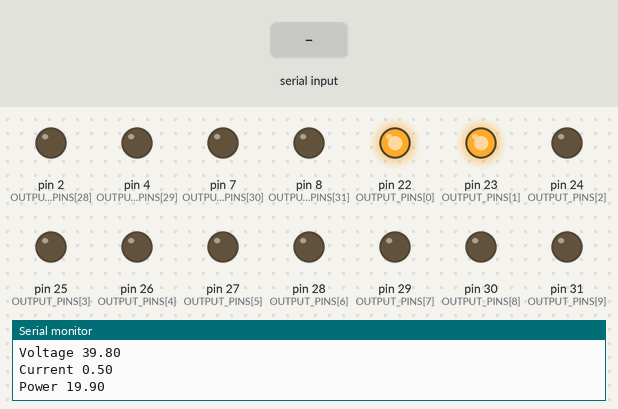
A sketch run on a simulated Arduino Mega 2560, built with avr-gcc and run on an emulated ATmega2560. Parts: output pins drawn as LEDs (lit = HIGH), the last lines printed to the serial monitor. Inputs (shaded band) come from the test bench.

Above: at 1.2 s.
1.3 s: "90,45\n" received over Serial
At 5.7 s:
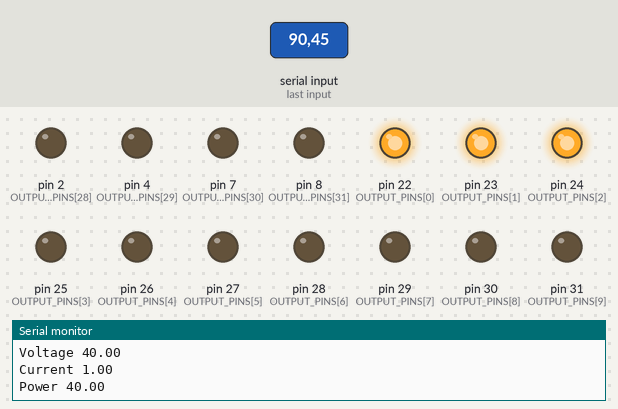
At 10.8 s:
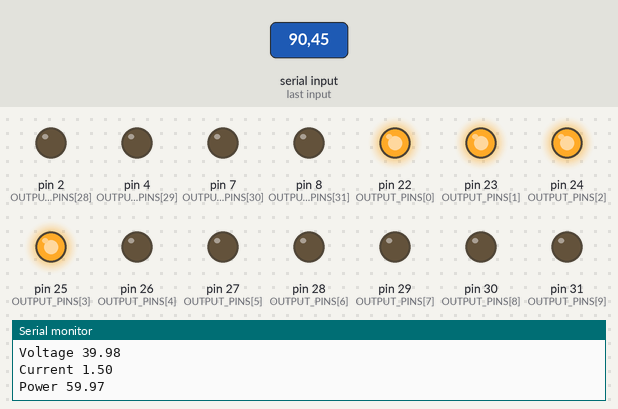
Timing chart, 0 to 27.5 s (numbered marks = the images above; inputs shaded):
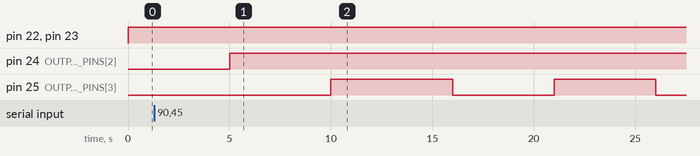

Measured:
- after the input at 1.3 s, pin 26 (OUTPUT_PINS[4]): stays LOW (without the input it goes to HIGH after 13.7 s); pin 27 (OUTPUT_PINS[5]): stays LOW (without the input it goes to HIGH after 18.7 s); pin 28 (OUTPUT_PINS[6]): stays LOW (without the input it goes to HIGH after 23.7 s)

The sketch:

MPPTTester.ino
```cpp
/*
*
* Objective:  stabilize number of lanturns at maximum power, vary power and restabilize
*
* Last edit: 2/11/17 by Kevin Keene
*
* File: MPPTTester.ino
* --------------------------
*
*
*/

#include "SD.h"
#include <Wire.h>
#include  "RTClib.h"

//turns on debug mode
//#define DEBUG

/****************************  EDITABLE CONSTANTS  ****************************/

const int MAX_LANTERNS = 32;
//digital output pins in the order that they will be turned on and off
const int OUTPUT_PINS[] = {
  22, 23, 24, 25, 26, 27, 28, 29,
  30, 31, 32, 33, 34, 35, 36, 37,
  38, 39, 40, 41, 42, 43, 44, 45,
  46, 47, 48, 49, 2, 4, 7, 8
};
const int VOLTAGE_INPUT_PIN = A0;
const int CURRENT_INPUT_PIN = A1;
const int chipSelect = 53;

// Currently Unused
  const float MAX_PANEL_VOLTAGE = 48;
  const float MAX_PANEL_CURRENT = 6;


/****************************  STRUCTURES / CLASSES  ****************************/

struct PanelMeasurements {
  float voltage;
  float current;
  float power;
};

/****************************  GLOBAL VARIABLES   ****************************/

//RTC_DS1307 RTC; // Real Time Clock

float illumination = 5.0; //initial value
int numActivePins = 1;
PanelMeasurements prevMeasurements;

//File logFile;

/**********************************  SETUP  ***********************************/

void setup() {
  Serial.begin(9600);
  //setUpSD();
  //logHeader();
  //setUpRTC();
  setUpPins();

//set initial prevMeasurements values, initiate movement up curve
  prevMeasurements.current = 0;
  prevMeasurements.power = 0;


}

/********************************  LOOP  *********************************/

void loop() {
  perturbAndObserve();
  //logData();
  delay(5000);
}

/********************************  FUNCTIONS  *********************************/

/*
 * Function: setUpRTC
 * -------------------
 * Sets up the Real Time Clock (RTC) of the arduino
 * To reset the time: uncomment the line. This will reset to time of upload
 */

/*void setUpRTC(){
  Wire.begin();

  if(!RTC.begin()){
    Serial.println("RTC failed");
  }

  if (!RTC.isrunning()) {
    Serial.println("RTC is NOT running!");
    RTC.adjust(DateTime(__DATE__, __TIME__));
  }
}*/

/*
 * Function: setUpPins
 * -------------------
 * Sets up the pins to output / input
 */
void setUpPins(){
  for (int i = 0; i < MAX_LANTERNS; i++) {
    pinMode(OUTPUT_PINS[i], OUTPUT);
  }
}


/*
 * Function: measureInputs
 * -------------------
 * Uses eclispe equation to model IV curve
 * Data from SolarWorld 250 mono panel, 600W/m^2 illumination, max V = 40V, max current = 5A
 */
PanelMeasurements measureInputs() {
  PanelMeasurements measurements;

  if (Serial.available() > 0) {
    illumination = Serial.parseFloat();
  }

  Serial.print("Illumination ");
  Serial.print(illumination);
  Serial.print("\n");

  float measureCurrent = numActivePins * 0.5; //lanturn draws 0.5A
  float measureVoltage = 40.0 * sqrt(1.0 - measureCurrent*measureCurrent / (illumination * illumination)); //eclipse equation

  measurements.voltage = measureVoltage;
  measurements.current = measureCurrent;
  measurements.power = measurements.voltage * measurements.current;

  Serial.print("Voltage ");
  Serial.print(measurements.voltage);
  Serial.print("\n");
  //Serial.println(measureVoltage);
  Serial.print("Current ");
  Serial.print(measurements.current);
  Serial.print("\n");
 // Serial.println(measureCurrent);
  Serial.print("Power ");
  Serial.print(measurements.power);
  Serial.print("\n\n");

  return measurements;
}

/*
 * Function: perturbAndObserve
 * -------------------
 *  Compares panel current and power to current and power in previous time to decide to add/remove lantern
 *   MPPT Algorithm:
 *     Change in power and change in current determines if the current operation is to the right or left of the maximum power point
 *     on an IV curve, and moves in the direction of the MPP.
 *     If panel power increases, and panel current increases: charge 1 additional lantern
 *     If panel power increases, and panel current stays the same or decreases: charge 1 fewer lantern
 *     If panel power stays the same or decreases, and panel current increases: charge 1 fewer lantern
 *     If panel power stays the same or decreases, and panel current stays the same or decreases: charge 1 additional lantern
 */
void perturbAndObserve() {
  PanelMeasurements newMeasurements = measureInputs();

    if (newMeasurements.power > prevMeasurements.power) {
      if (newMeasurements.current > prevMeasurements.current) {
       addOutput();
      } else {
       removeOutput();
      }
    } else {
      if (newMeasurements.current > prevMeasurements.current) {
        removeOutput();
      } else {
        addOutput();
      }

  }
  activatePins();
  prevMeasurements = newMeasurements;
}

/*
 * Function: addOutput
 * -------------------
 * Adds a lantern
 */
 void addOutput() {
  if (numActivePins < MAX_LANTERNS) {
    numActivePins++;
  }
}

/*
 * Function: evaluateState
 * -------------------
 * Removes a lantern
 */
 void removeOutput() {
  if (numActivePins > 0) {
    numActivePins--;
  }
}

/*
 * Function: activatePins
 * -------------------
 * Turns on all the pins with active lanterns and turns off all the non-active ones.
 */
void activatePins() {
  for (int i = 0; i < numActivePins; i++) {
    //Serial.print("Turning on pin ");
    //Serial.println(i);
    digitalWrite(OUTPUT_PINS[i], HIGH);
  }

  for (int i = numActivePins; i < MAX_LANTERNS; i++) {
    //Serial.print("Turning off pin ");
    //Serial.println(i);
    digitalWrite(OUTPUT_PINS[i], LOW);

  }
}

/*
 * Function: setUpSD
 * -------------------
 * Sets up the SD Card
 */
/*void setUpSD() {
  Serial.print("Initializing SD card...");
  if (!SD.begin(10,11,12,13)) {
    Serial.println("Card failed, or not present");
  }
  logFile = SD.open("logfile.txt", FILE_WRITE);
  if (!logFile) {
    Serial.println("Failed to open log file");
  }else{
    Serial.println("card initialized.");
  }
  logFile.close();
}
*/

/*
 * Function: logHeader
 * -------------------
 * Prints the header for the SD card
 */
/*void logHeader() {
  logFile = SD.open("logfile.txt", FILE_WRITE);
  if(logFile){
    logFile.print("Time, ");
    logFile.print("Voltage, ");
    logFile.print("Current, ");
    logFile.print("Power, ");
    logFile.println("Active Lanterns");
    logFile.flush();
    logFile.close();
  }
}*/
/*
 * Function: logData
 * -------------------
 * Prints the data in CSV format
 */
/*void logData() {
  logFile = SD.open("logfile.txt", FILE_WRITE);
  if(logFile){
    DateTime now = RTC.now();
    logFile.print(now.year(), DEC);
    logFile.print('/');
    logFile.print(now.month(), DEC);
    logFile.print('/');
    logFile.print(now.day(), DEC);
    logFile.print(" ");
    logFile.print(now.hour(), DEC);
    logFile.print(':');
    logFile.print(now.minute(), DEC);
    logFile.print(':');
    logFile.print(now.second(), DEC);
    logFile.print(",");

    logFile.print(String(prevMeasurements.voltage));
    logFile.print(",");
    logFile.print(String(prevMeasurements.current));
    logFile.print(",");
    logFile.print(String(prevMeasurements.power));
    logFile.print(",");
    logFile.println(String(numActivePins));
    logFile.flush();
    logFile.close();
  }
}*/

/*
 * Function: initSweeep
 * -------------------
 * Another possible method of performing a linear sweep by running the perturbAndObserve until it no longer
 * changes.
 * Danger: Oscillation.
 */
/*void initSweep() {
    int activeLanterns = numActivePins;
    while(activeLanterns != numActivePins){
      activeLanterns = numActivePins;
      perturbAndObserve();
    }
}*/

/*
 * Function: linearSweep
 * -------------------
 * Compares the power for all the possible number of lanterns and activates the optimum number.
 */
/*void linearSweep() {
    int pinsForMaxPow = 0;
    float maxPow = 0;

    Serial.println("Begining linear sweep");

    for(int i = 0; i < MAX_LANTERNS; i++) {
        numActivePins = i;
        activatePins();
        PanelMeasurements newMeasurements = measureInputs();
        if(newMeasurements.power > maxPow) {
          maxPow = newMeasurements.power;
          pinsForMaxPow = i;
        }
    }
    numActivePins = pinsForMaxPow;
    activatePins();

    Serial.print("Linear sweep finished. Maximum power found: ");
    Serial.print(maxPow);
    Serial.print(" Number of lanterns: ");
    Serial.println(pinsForMaxPow);
}*/
```
